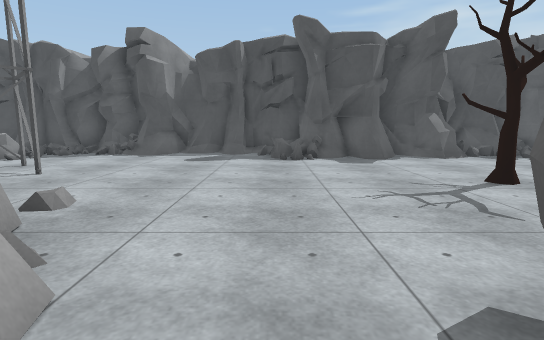
[1] (above)

21 first-person views from a walk through a 3-D level made in the Unity game engine. The camera is 1.2 m above the floor, tilts 8° down and sees 80° across. The floor is counted in squares, 1 m on a side. Each view is taken from the middle of a square. On the plan, view 1 faces up. The plan holds only what a view shows up to about 14 squares ahead; the rest is blank. Surface patterns are stand-ins for the level's own textures.

[2]
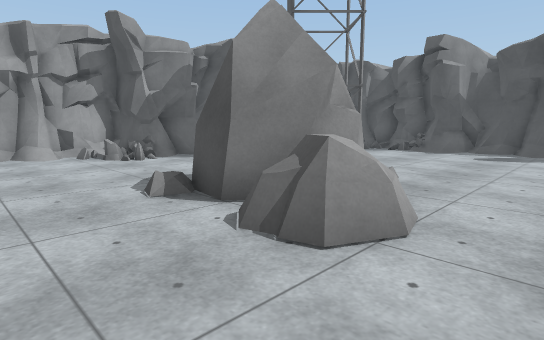

[3]
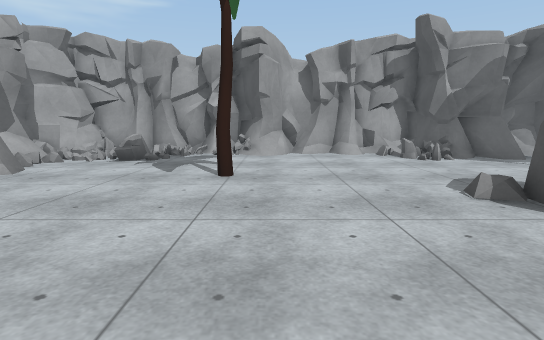

[4]
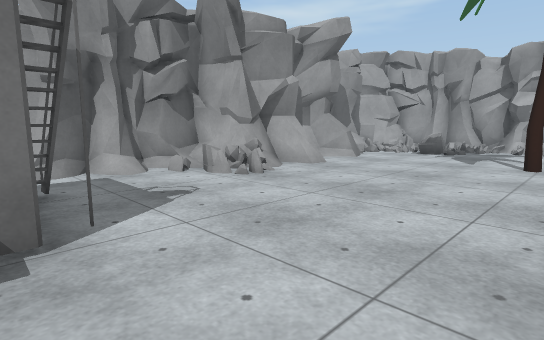

[5]
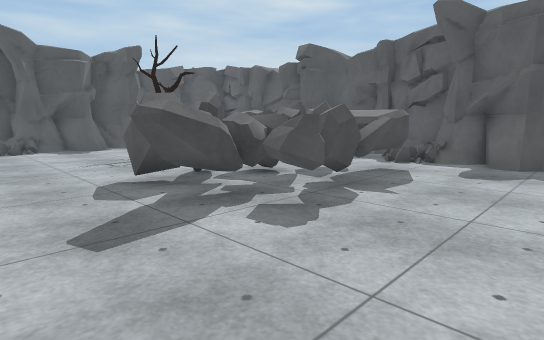

[6]
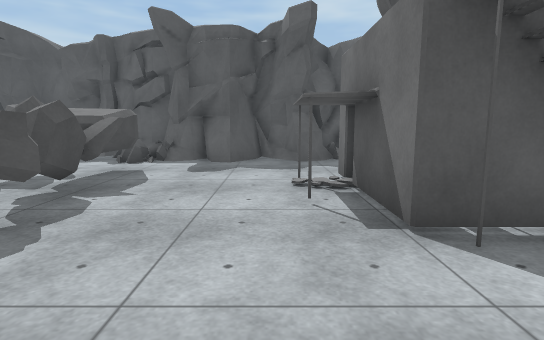

[7]
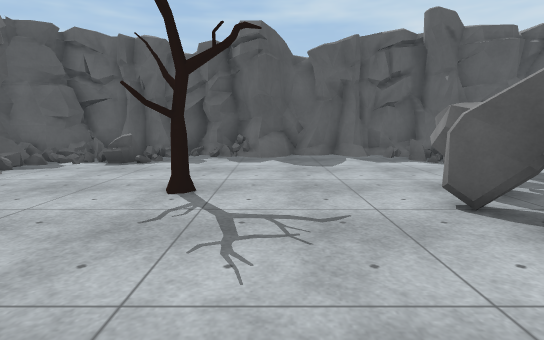

[8]
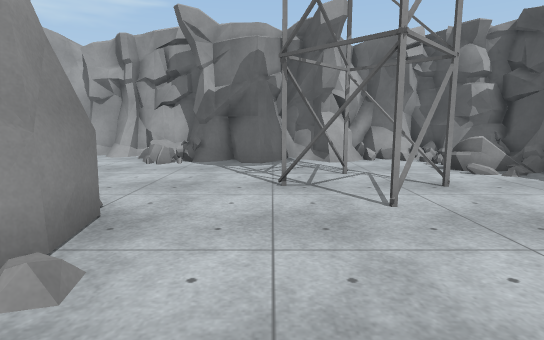

[9]
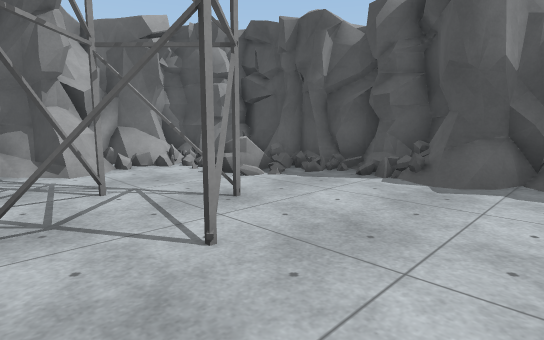

[10]
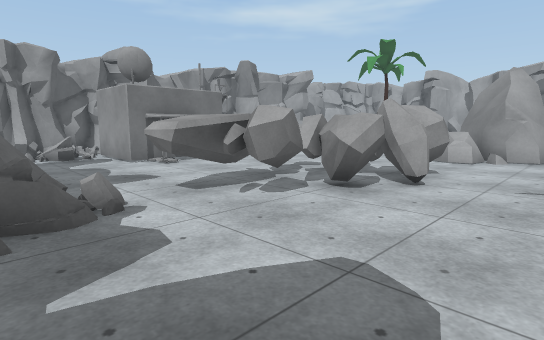

[11]
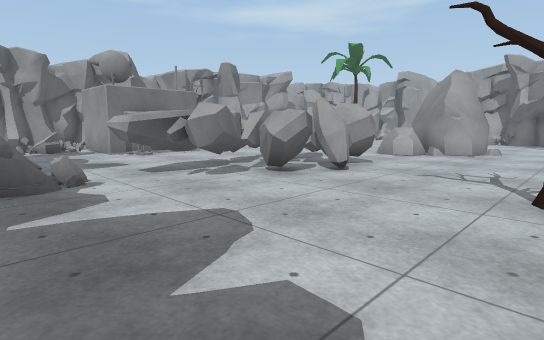

[12]
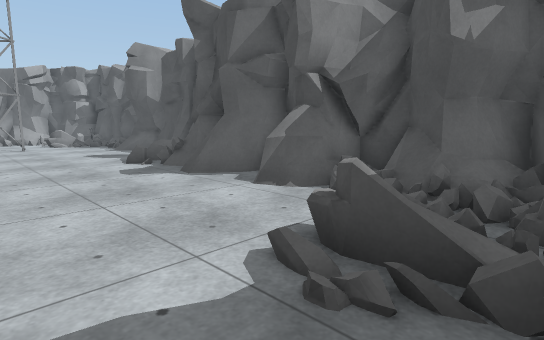

[13]
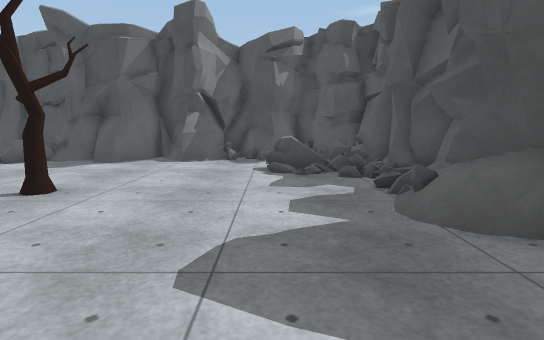

[14]
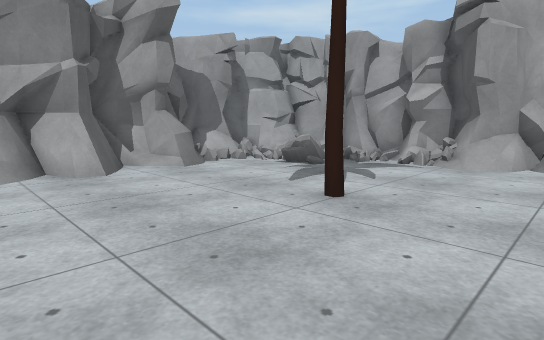

[15]
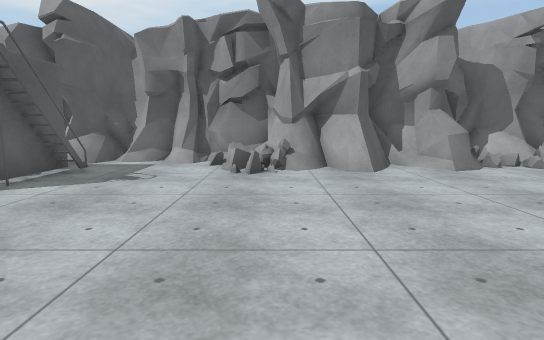

[16]
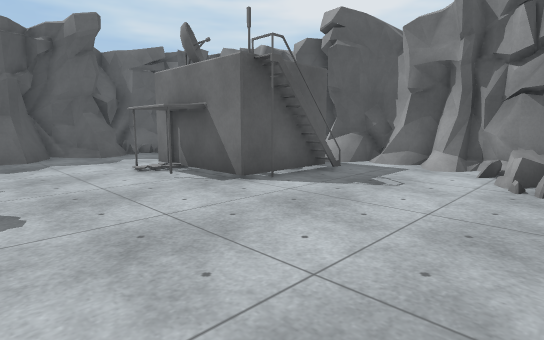

[17]
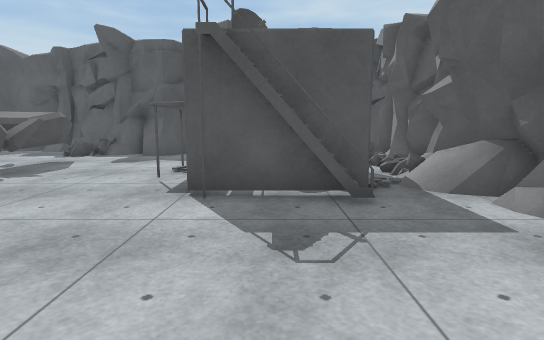

[18]
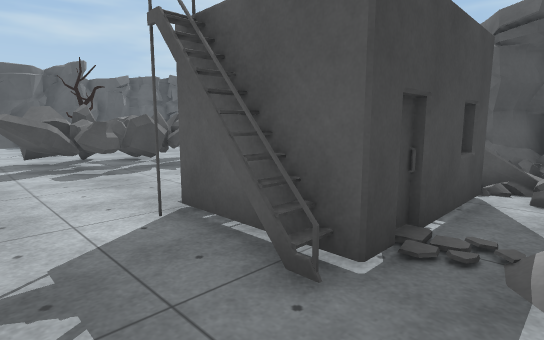

[19]
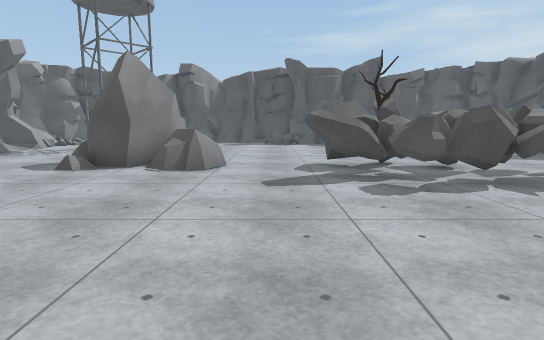

[20]
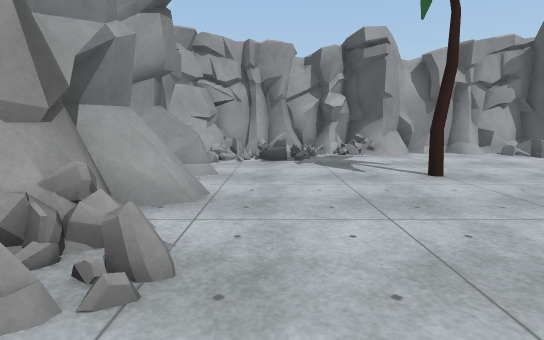

[21]
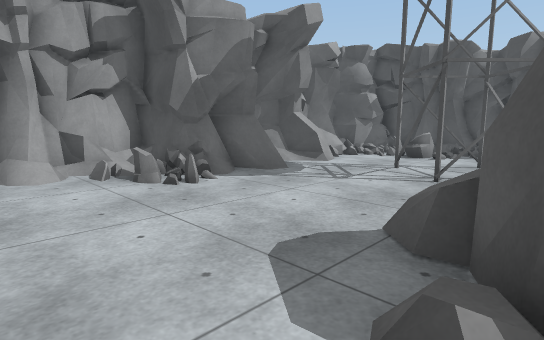

### Floor plan
Key: @ floor where view 1 was taken; # wall or solid block; x gap in a wall; . main floor; : floor 0.25 m higher than the main floor; / step, stairs or slope; = window, fence, low wall or low ledge; T thing the floor can be seen under or through; R tree; C rock; B building; O other object.
Columns run from 14 left of view 1 to 12 right of it. Each row starts with its distance up from view 1.
 14   ##############  #######
 13  ##==..////...#####=##=###
 12  #  #=........==###.#=..###
 11  #..#=.........=........#=#
 10  #.....................O=.#
  9  ##...TT...............///#
  8   #...T T................/#
  7   #...TTT.........RR...../#
  6   #....................../#
  5  ##....................../#
  4  ##......CCC..............#
  3 ##==....CCCC..............#
  2 #==#....CC#CC...CCCC......#
  1 ##.......CCCC...CCCCCC....#
  0 #.............@CCCCCCCC/==#
 -1 #..............CCCCCCCC/###
 -2 #...............CCCCCC../#
 -3 #O......................##
 -4 #O....R.................###
 -5 #........................=#
 -6 #.................BBB...###
 -7 #x##............B####....##
 -8 #.==............B## #....=
 -9 #=.:............B####.=..#
-10 ###..=#.###==....BBBB.###=
-11   ##########=#/.. #...==#
-12            ##############

Where each view was taken, in squares from view 1:
view 1: 0 up, 0 right, facing up
view 2: 2 down, 0 right, facing up-left
view 3: 3 down, 0 right, facing left
view 4: 3 down, 3 right, facing down-left
view 5: 5 down, 1 left, facing up-right
view 6: 5 down, 1 left, facing right
view 7: 5 up, 1 left, facing right
view 8: 6 up, 1 left, facing left
view 9: 6 up, 3 left, facing up-left
view 10: 5 up, 11 right, facing down-left
view 11: 7 up, 11 right, facing down-left
view 12: 7 up, 11 right, facing up-left
view 13: 1 up, 9 right, facing up
view 14: 1 down, 3 left, facing down-left
view 15: 1 down, 3 left, facing down
view 16: 2 down, 3 left, facing down-right
view 17: 8 down, 3 left, facing right
view 18: 11 down, 0 right, facing up-right
view 19: 8 down, 0 right, facing up
view 20: 8 down, 0 right, facing left
view 21: 1 down, 5 left, facing up-left
